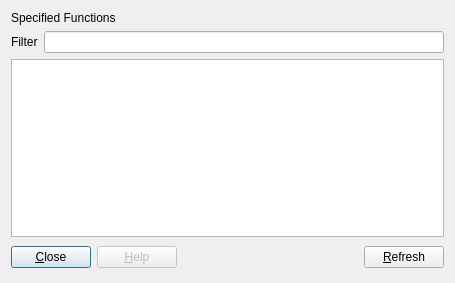
<?xml version="1.0" encoding="UTF-8"?>
<ui version="4.0">
 <author>Evan Teran</author>
 <class>DialogSpecified</class>
 <widget class="QDialog" name="DialogSpecified">
  <property name="geometry">
   <rect>
    <x>0</x>
    <y>0</y>
    <width>455</width>
    <height>283</height>
   </rect>
  </property>
  <property name="windowTitle">
   <string>Specified Functions</string>
  </property>
  <layout class="QGridLayout" name="gridLayout">
   <item row="0" column="0" colspan="2">
    <widget class="QLabel" name="label">
     <property name="text">
      <string>Specified Functions</string>
     </property>
    </widget>
   </item>
   <item row="1" column="0">
    <widget class="QLabel" name="label_2">
     <property name="text">
      <string>Filter</string>
     </property>
    </widget>
   </item>
   <item row="1" column="1">
    <widget class="QLineEdit" name="filter"/>
   </item>
   <item row="2" column="0" colspan="2">
    <widget class="QListView" name="function_list">
     <property name="font">
      <font>
       <family>Monospace</family>
      </font>
     </property>
     <property name="editTriggers">
      <set>QAbstractItemView::NoEditTriggers</set>
     </property>
     <property name="showDropIndicator" stdset="0">
      <bool>false</bool>
     </property>
     <property name="alternatingRowColors">
      <bool>true</bool>
     </property>
    </widget>
   </item>
   <item row="3" column="0" colspan="2">
    <layout class="QHBoxLayout">
     <property name="spacing">
      <number>6</number>
     </property>
     <item>
      <widget class="QPushButton" name="close_button">
       <property name="text">
        <string>&amp;Close</string>
       </property>
      </widget>
     </item>
     <item>
      <widget class="QPushButton" name="help_button">
       <property name="enabled">
        <bool>false</bool>
       </property>
       <property name="text">
        <string>&amp;Help</string>
       </property>
      </widget>
     </item>
     <item>
      <spacer>
       <property name="orientation">
        <enum>Qt::Horizontal</enum>
       </property>
       <property name="sizeHint" stdset="0">
        <size>
         <width>361</width>
         <height>29</height>
        </size>
       </property>
      </spacer>
     </item>
     <item>
      <widget class="QPushButton" name="refresh_button">
       <property name="text">
        <string>&amp;Refresh</string>
       </property>
      </widget>
     </item>
    </layout>
   </item>
  </layout>
 </widget>
 <resources/>
 <connections>
  <connection>
   <sender>close_button</sender>
   <signal>clicked()</signal>
   <receiver>DialogSpecified</receiver>
   <slot>reject()</slot>
   <hints>
    <hint type="sourcelabel">
     <x>61</x>
     <y>458</y>
    </hint>
    <hint type="destinationlabel">
     <x>265</x>
     <y>468</y>
    </hint>
   </hints>
  </connection>
 </connections>
</ui>
